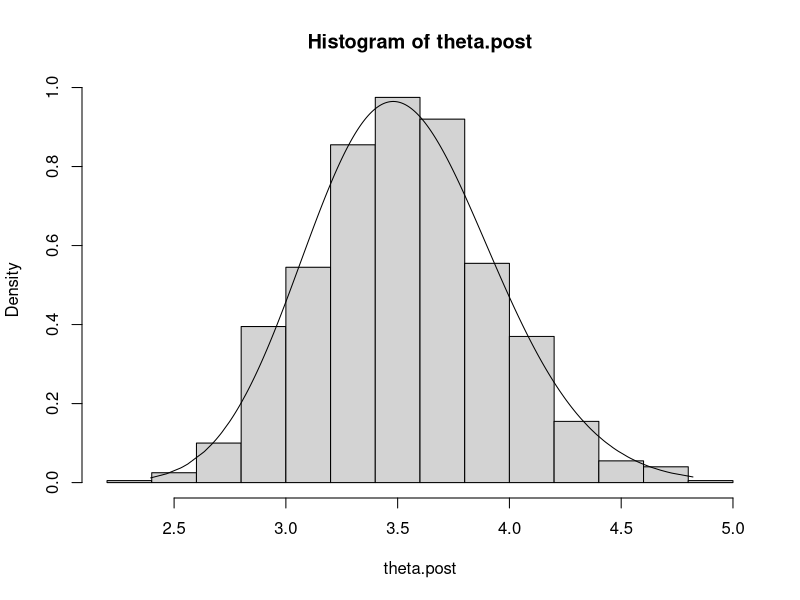
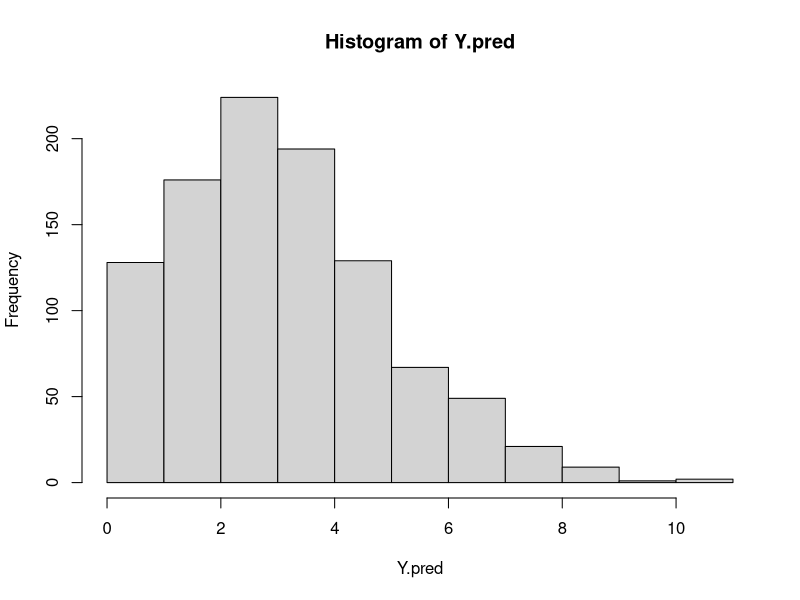

The R script that drew these images, in order:
#####################################################
##Vimos no slide 88: Posteriori theta~Gama(72,20.4)
#####################################################
#Primeiramente, vamos explorar, por amostragem, o comportamento da posteriori:
#Gerando uma amostra de 1000 valores theta, seguuindo o comportamento da distribuição a posteriori
theta.post<-rgamma(1000,72,rate=20.4)
hist(theta.post,prob=T)
#Veja que a amostra representa bem o comportamento da posteriori analítica,
#que é uma densidade Gama:
lines(sort(theta.post),dgamma(sort(theta.post),72, rate=20.4))

#Podemos fazer estimação intervalar do parâmetro theta:
#Tomemos uma estimativa intervalar com nível de credibilidade 95%
int.theta<-quantile(theta.post,probs=c(0.025,0.975))
int.theta

#########################################################
# Predição de valores futuros
########################################################
# A estimação de parâmetros, em geral, é uma etapa intermediári na análise.
# Tipicamente, interesse é em prever valor futuro de Y (qtdd observável)
# Podemos aproximar a distribuição preditiva de Y por amostragem, notando que:
# Para cada valor de theta, Y~Poisson(theta).
# Então geraremos os valores preditos de Y "passeando pelo espaço de theta",
# com a posteriori servindo como guia sobre regiões mais ou menos importantes no espaço de theta
Y.pred<-NULL
for (i in 1:length(theta.post)){
  Y.pred[i]<-rpois(1,theta.post[i])
}
#Formato da distribuição preditiva
#aquela que diz respeito ao comportamento de observações futuras de Y):
hist(Y.pred)

# Agora podemos usar a amostra da preditiva para fazer as
#inferências desejadas sobre realizações futuras de Y.
#Exemplos:
# Estimativa de             
#Basta tomar a proporção de valores preditos superiores a 8:
p<-length(Y.pred[Y.pred>8])/length(Y.pred)
p

#Estimativa do valor esperado de valores futuros: E[Y.futuro]
#Basta tomar a média da amostra da preditiva:
Y.esp<-mean(Y.pred)
Y.esp

#Estimativa intervalar de Y.futuro (ao nível de credibilidade 95%)
int.Y<-quantile(Y.pred,probs=c(0.025,0.975))
int.Y
#Observe como a estimativa intervalar de valores futuros tem maior incerteza associada que a estimativa intervalar de parâmetro.
